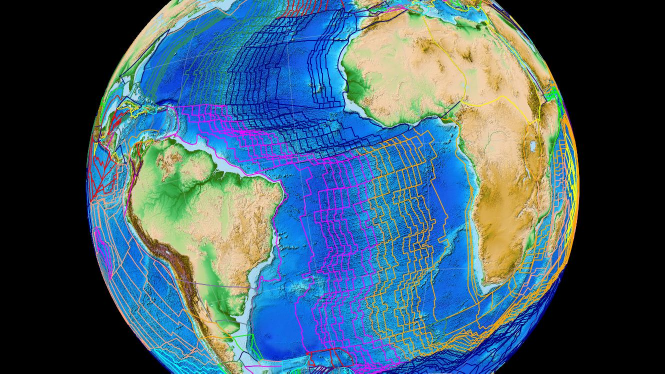
#> input picture images/image_0Ma.jpg, 1330 x 747 px (shown at 1/2 size); its folder holds only this picture in this run
$ python example.py
#> lines starting #> are read from the running program, lines starting #| are printed output that depends on the picture; after the words box and inside, x2 and y2 are one past the last pixel; in counts of white or black regions, pixels touching at a corner belong together
### GPlates_video.py
def reconstruction_to_video(images_folder='images',output_video='GPlates_reconstruction.avi',fps=15, descending=True,chart=True ,chart_width=150):
    """
    Make video from set of reconstruction images

    Parameters
    ----------
    images_folder : string, default  'images'
        folder that contains images
    output_video : string, default  'GPlates_reconstruction.avi'
        name of output video file
    fps - integer, default  15
        Frame per seconds
    descending - boolean, default True
        Order of images. True - from older to younger ages.
    chart - boolean, default True
        Make a chart with a running line on a left side of a frames
    chart_width - int, default 150
        Width of a chart

    Returns
    -------
    None

    Videofile in main folder
    """
#> called with images_folder = 'images', output_video = 'Atlantic_opening_120-0.avi', fps = 15, descending = True, chart = True, chart_width = 150

    import os
    import cv2
    import re
    import numpy

    images = [img for img in os.listdir(images_folder)]

    # fonts settings
    font                   = cv2.FONT_HERSHEY_SIMPLEX
    bottomLeftCornerOfText = (10,30)
    fontScale             = 1
    fontColor              = (255,255,255)
    lineType               = 2

    # presettings of video
    frame = cv2.imread(os.path.join(images_folder, images[0]))
#> frame is the input picture: shape (747, 1330, 3); mean B, G, R 109.4, 93.2, 66.7
    height, width, layers = frame.shape
#> height = 747; width = 1330; layers = 3

        # if chart file doesn't exist in a main directory
    if os.path.isfile('chart.jpg')==False:
        chart=False

        #get chart and set size as in a frame
    if chart==True:
        width+=chart_width
#> width = 1480
        scale = cv2.imread('chart.jpg')
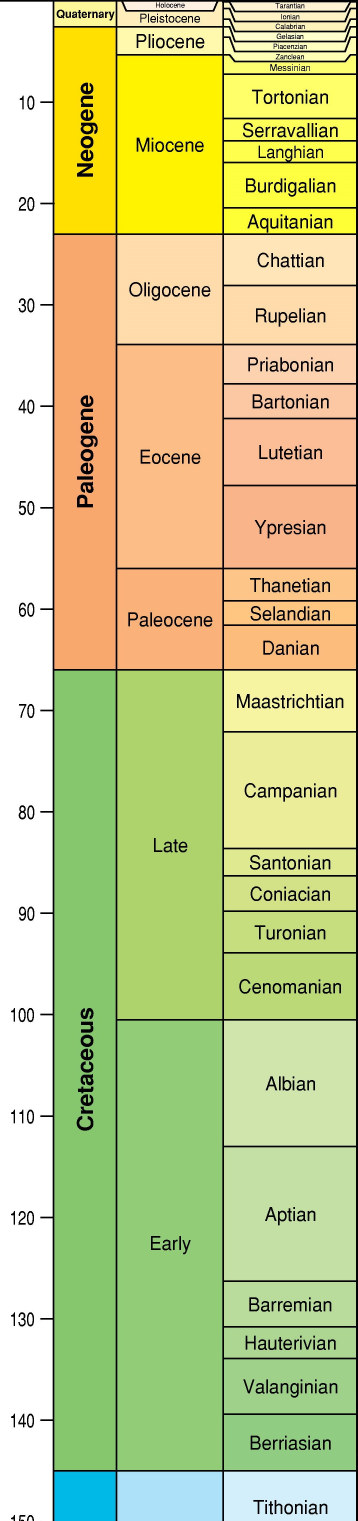
#> input picture chart.jpg, 1073 x 4561 px (shown at 1/3 size)
#> scale is the input picture: shape (4561, 1073, 3); mean B, G, R 137.2, 203.5, 198.9
        scale = cv2.resize(scale,(chart_width,height))
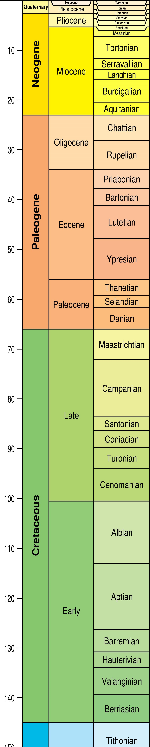
#> scale: shape (747, 150, 3); mean B, G, R 136.4, 202.5, 197.9

    video = cv2.VideoWriter(output_video, -1, fps, (width,height))

    # descending=True means from older to younger ages
    if descending==True:
        images.sort(key=lambda x: -int(re.findall('(\d+)',x)[0]))
    else: images.sort(key=lambda x: int(re.findall('(\d+)',x)[0]))


    # main process
    for img in images:
        age=re.findall('(\d+)', img)[0]   # get age from filename
        frame = cv2.imread(os.path.join(images_folder, img))

		#  add text on a frame
        cv2.putText(frame,age+' Ma',
            bottomLeftCornerOfText,
            font,
            fontScale,
            fontColor,
            lineType)
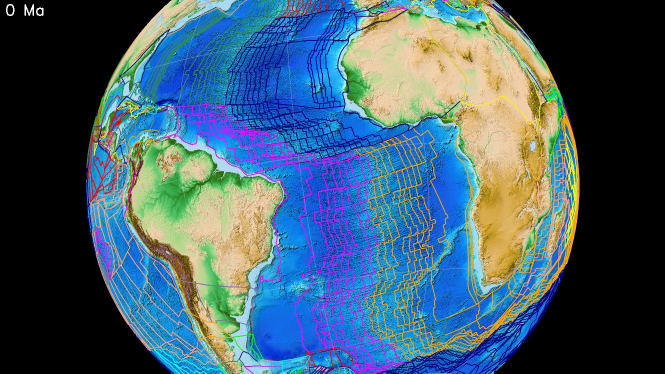
#> frame: shape (747, 1330, 3) (shown at 1/2 size); 0.05% of pixels changed, all inside (x1, y1, x2, y2) = (12, 8, 87, 32)

		# make a chart with line on a frame
        if chart==True:
            scale_line=scale.copy()
            line_position=int(height/150*int(age))
#> line_position = 0
            cv2.line(scale_line,(0,line_position),(chart_width,line_position),(0,255,0),5)
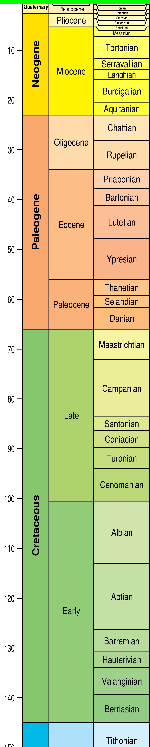
#> scale_line: shape (747, 150, 3); 0.54% of pixels changed, all inside (x1, y1, x2, y2) = (0, 0, 150, 4)
            frame = numpy.concatenate((scale_line, frame), axis=1)
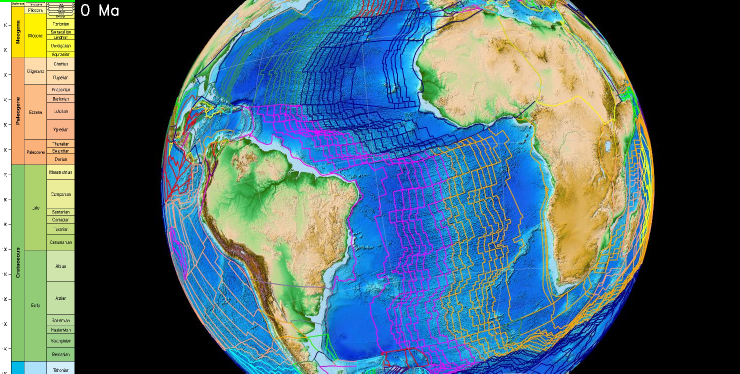
#> frame: shape (747, 1480, 3) (shown at 1/2 size); mean B, G, R 112.2, 104.5, 80

        # add frame to video
        video.write(frame)

        cv2.destroyAllWindows()
    video.release()

### example.py
import GPlates_video
GPlates_video.reconstruction_to_video('images','Atlantic_opening_120-0.avi')
